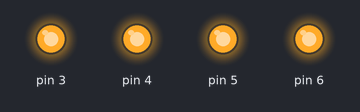
Bench run of a sketch on a simulated Arduino Uno, built with avr-gcc and run on an emulated ATmega328P. Shown: output pins drawn as LEDs (lit = HIGH).

Above: at 0.1 s.
Timing chart, 0 to 1.6 s (numbered marks = the images above):
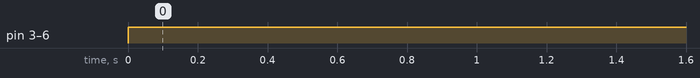

The sketch:

4pinLED.ino
```cpp
void setup() {
  pinMode(3, OUTPUT);
  pinMode(4, OUTPUT);
  pinMode(5, OUTPUT);
  pinMode(6, OUTPUT);
}

void loop() {
  digitalWrite(3, 1);//紅燈
  digitalWrite(4, 1);//最長腳，永遠設於1
  digitalWrite(5, 1);//綠燈
  digitalWrite(6, 1);//藍燈
}
```

Measured:
- by itself, pin 3–6: LOW → HIGH at 0.00 s
